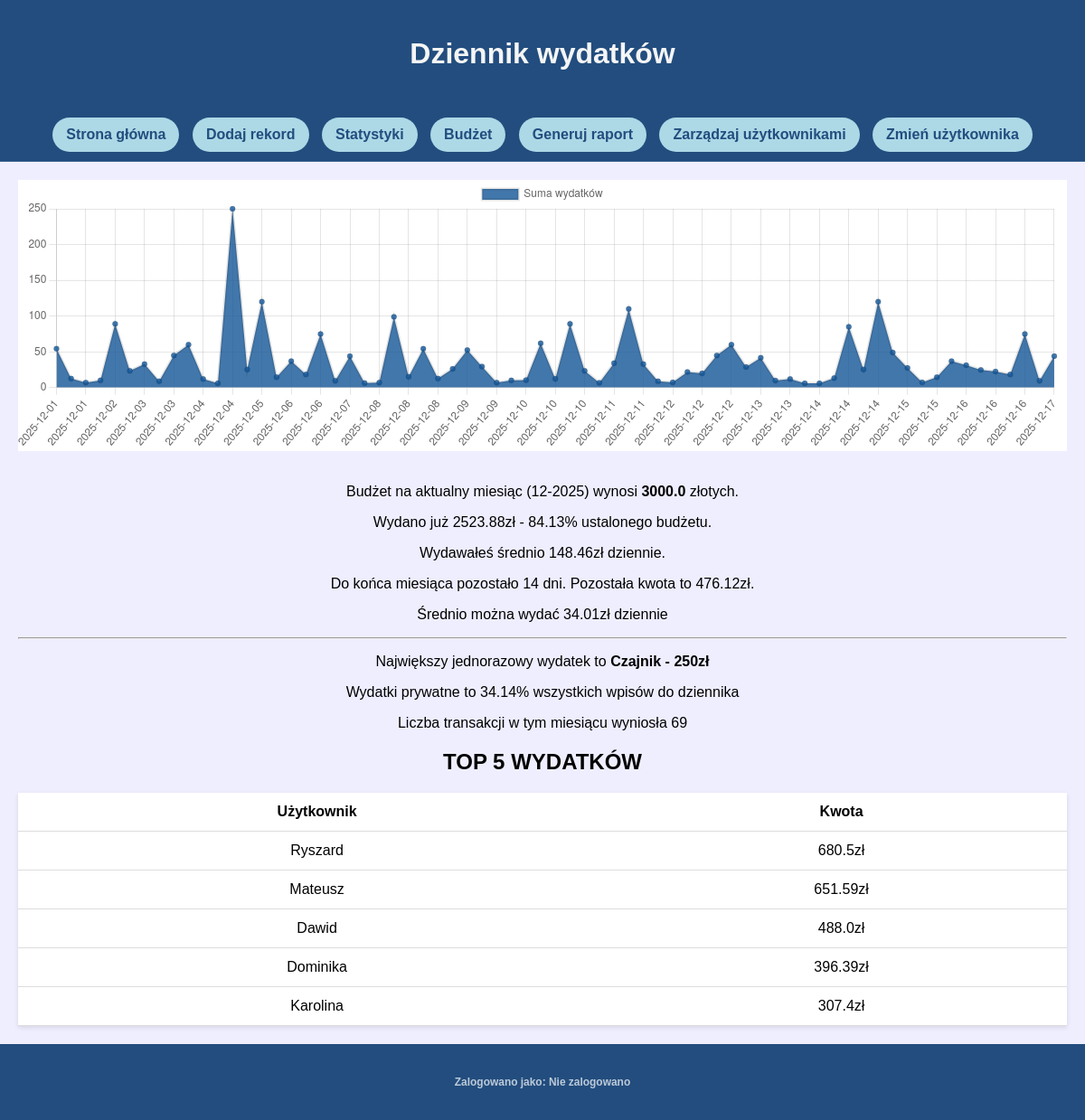
/ (signed in), run on the app's committed database.
### tables this page shows
CREATE TABLE budget (
    id INTEGER PRIMARY KEY AUTOINCREMENT,
    month TEXT NOT NULL UNIQUE,
    value REAL NOT NULL
);

CREATE TABLE expenses (
    id INTEGER PRIMARY KEY AUTOINCREMENT,
    name TEXT NOT NULL,
    category INTEGER NOT NULL,    -- odwołanie do categories.id
    amount NUMERIC NOT NULL,      -- precyzyjniej do pieniędzy niż REAL
    comment TEXT,
    privExpense INTEGER NOT NULL, -- 0 lub 1
    date TEXT NOT NULL, uid INTEGER DEFAULT 1,           -- YYYY-MM-DD
    FOREIGN KEY(category) REFERENCES categories(id)
);

CREATE TABLE users (
    id INTEGER PRIMARY KEY AUTOINCREMENT,
    username TEXT UNIQUE NOT NULL
);

### app.py (the view)
@app.route('/', methods=['GET', 'POST'])
def index():
    if 'uid' not in session:
        return redirect('/login')
    conn = get_db_connection()
    currentMonth = datetime.now().strftime('%m-%Y')
    chartData = conn.execute('''SELECT amount, date FROM expenses WHERE strftime('%Y-%m', date) = strftime('%Y-%m', 'now') ORDER BY date''').fetchall()
    labels = [row["date"] for row in chartData]
    values = [row["amount"] for row in chartData]
    monthBudget = conn.execute('''SELECT value FROM budget WHERE month = strftime('%Y-%m', 'now')''').fetchone()
    spentMoney = conn.execute('''SELECT sum(amount) AS spent FROM expenses WHERE strftime('%Y-%m', date) = strftime('%Y-%m', 'now')''').fetchone()
    highest = conn.execute('''SELECT name, amount FROM expenses WHERE strftime('%Y-%m', date) = strftime('%Y-%m', 'now') ORDER BY amount DESC LIMIT 1''').fetchone()
    privPercentage = conn.execute('''SELECT (SUM(CASE WHEN privExpense = 1 THEN amount ELSE 0 END) * 100.0) / SUM(amount) as privPercentage FROM expenses WHERE strftime('%Y-%m', date) = strftime('%Y-%m', 'now')''').fetchone()
    perUser = conn.execute('''SELECT u.username, SUM(e.amount) as totalSpent FROM expenses e LEFT JOIN users u ON e.uid = u.id WHERE strftime('%Y-%m', e.date) = strftime('%Y-%m', 'now') GROUP BY u.username ORDER BY totalSpent DESC LIMIT 5''').fetchall()
    transactions = conn.execute('''SELECT COUNT(*) as value FROM expenses WHERE strftime('%Y-%m', date) = strftime('%Y-%m', 'now')''').fetchone()
    conn.close()
    percent = round((spentMoney[0] / monthBudget[0]) * 100, 2)
    today = datetime.today()
    daysMonth = calendar.monthrange(today.year, today.month)[1]
    daysPassed = today.day
    daysLeft = daysMonth - daysPassed
    privPercent = round((privPercentage[0] / 100) * 100, 2)
    return render_template('index.html', labels = labels, values = values, user=userName(), monthBudget = monthBudget, currentMonth=currentMonth, spentMoney = spentMoney, percent=percent, today=today, daysMonth=daysMonth, daysPassed=daysPassed, daysLeft=daysLeft, highest=highest, privPercent=privPercent, transactions=transactions, perUser=perUser)

### app.py (called while the page is built)
def get_db_connection():
    conn = sqlite3.connect('database.db')
    conn.row_factory = sqlite3.Row
    return conn

def userName():
    if 'uid' not in session:
        return "Nie zalogowano"
    conn = get_db_connection()
    name = conn.execute('''SELECT username FROM users WHERE id = ?''', (session['uid'],)).fetchone()
    conn.close()
    if name is None:
        return "Nie zalogowano"
    return name[0]

### templates/index.html (shortened to what this page needs)
<!DOCTYPE html>
<html lang="pl">
<head>
    <link rel="stylesheet" href="{{ url_for('static', filename='css/style.css') }}">
</head>
<body class="index">
    <div class="wrapper">
        <header>
            <h1>Dziennik wydatków</h1>
        </header>
        <nav>
            <a href="{{ url_for('index')}}" class="navButton">Strona główna</a>
            <a href="{{ url_for('add')}}" class="navButton">Dodaj rekord</a>
            <a href="{{ url_for('stats')}}" class="navButton">Statystyki</a>
            <a href="{{ url_for('budget')}}" class="navButton">Budżet</a>
            <a href="{{ url_for('report')}}" class="navButton">Generuj raport</a>
            <a href="{{ url_for('manageUsers')}}" class="navButton">Zarządzaj użytkownikami</a>
            <a href="{{ url_for('login')}}" class="navButton">Zmień użytkownika</a>
        </nav>
        <main>
            <div class="chart">
                <canvas id="myChart"></canvas>
                <script>
                    const labels = {{ labels|tojson }};
                    const values = {{ values|tojson }};
                    const ctx = document.getElementById("myChart").getContext("2d");
                    new Chart(ctx, {
                        type: "line",
                        data: {
                            labels: labels,
                            datasets: [{
                                label: "Suma wydatków",
                                data: values,
                                fill: true,
                                backgroundColor: "rgba(19, 86, 151, 0.8)",
                                // lineTension: 0.5
                            }]
                        },
                        options: {
                            responsive: true,
                            maintainAspectRatio: false,
                            plugins: {
                                legend: { display: true }
                            }
                        }
                    });
                </script>
            </div>
            <div class="statistics">
                <center>
                    <p>Budżet na aktualny miesiąc ({{ currentMonth }}) wynosi <b>{{ monthBudget['value'] }}</b> złotych.</p>
                    <p>Wydano już {{ spentMoney['spent'] }}zł - {{ percent }}% ustalonego budżetu.</p>
                    <p>Wydawałeś średnio {{ ((spentMoney['spent'])/daysPassed)|round(2) }}zł dziennie.</p>
                    <p>Do końca miesiąca pozostało {{ daysLeft }} dni. Pozostała kwota to {{ (monthBudget['value']-spentMoney['spent'])|round(2) }}zł.</p>
                    <p>Średnio można wydać {{ (((monthBudget['value']-spentMoney['spent']))/daysLeft)|round(2) }}zł dziennie</p>
                    <hr>
                    <p>Największy jednorazowy wydatek to <b>{{ highest['name'] }} - {{ highest['amount'] }}zł</b></p>
                    <p>Wydatki prywatne to {{ privPercent }}% wszystkich wpisów do dziennika</p>
                    <p>Liczba transakcji w tym miesiącu wyniosła {{ transactions['value'] }}</p>
                    <h2>TOP 5 WYDATKÓW</h2>
                    <table>
                        <thead>
                            <tr>
                                <td><b>Użytkownik</b></td>
                                <td><b>Kwota</b></td>
                            </tr>
                        </thead>
                        <tbody>
                        {% for row in perUser %}
                            <tr>
                                <td>{{ row.username }}</td>
                                <td>{{ row.totalSpent }}zł</td>
                            </tr>
                        {% endfor %}
                        </tbody>
                    </table>
                </center>
            </div>
        </main>
        <footer>
            <h5>Zalogowano jako: {{ user }}</h5>
        </footer>
    </div>
</body>
</html>

### static/css/style.css (style rules this page uses)
html, body { margin: 0; padding: 0; width: 100%; height: 100%; font-family: Arial, Helvetica, sans-serif; background-color: #eef; }
.wrapper { width: 100%; min-height: 100vh; display: flex; flex-direction: column; background-color: #eef; box-shadow: none; border-radius: 0; }
header { padding: 20px 0; background-color: rgb(34, 77, 126); text-align: center; color: whitesmoke; }
nav { padding: 10px 0; background-color: rgb(34, 77, 126); text-align: center; border-bottom: 1px solid rgba(255,255,255,0.1); }
.navButton { background-color: lightblue; padding: 10px 15px; margin-inline: 5px; border-radius: 20px; text-decoration: none; color: rgb(34, 77, 126); font-weight: bold; display: inline-block; }
main { flex: 1; display: flex; flex-direction: column; background-color: #eef; padding: 20px; }
.index main { background-color: #eef; }
.chart { flex-grow: 1; max-height: 300px; display: flex; flex-direction: column; background-color: white; margin-bottom: 20px; }
.index .chart { height: auto; flex-grow: 1; }
#myChart { width: 100%; max-height: 100%; }
table { width: 100%; max-width: 1200px; margin: 0 auto; text-align: center; border-collapse: collapse; background-color: white; box-shadow: 0 2px 5px rgba(0,0,0,0.1); }
td, th { padding: 12px; border-bottom: 1px solid #ddd; }
footer { padding: 15px 0; background-color: rgb(34, 77, 126); text-align: center; color: rgba(255,255,255,0.7); font-size: 0.9em; }

### data on the page
budget: value "3000.0", (monthBudget['value']-spentMoney['spent'])|round(2) "476.12", value "34.01"
expenses: name "Czajnik", amount "250"
users: username "Ryszard", totalSpent "680.5"
users: username "Mateusz", totalSpent "651.59"
users: username "Dawid", totalSpent "488.0"
users: username "Dominika", totalSpent "396.39"
users: username "Karolina", totalSpent "307.4"

### other printed values
{{ spentMoney['spent'] }} "2523.88"
{{ percent }} "84.13"
{{ privPercent }} "34.14"
{{ transactions['value'] }} "69"
{{ user }} "Nie zalogowano"
